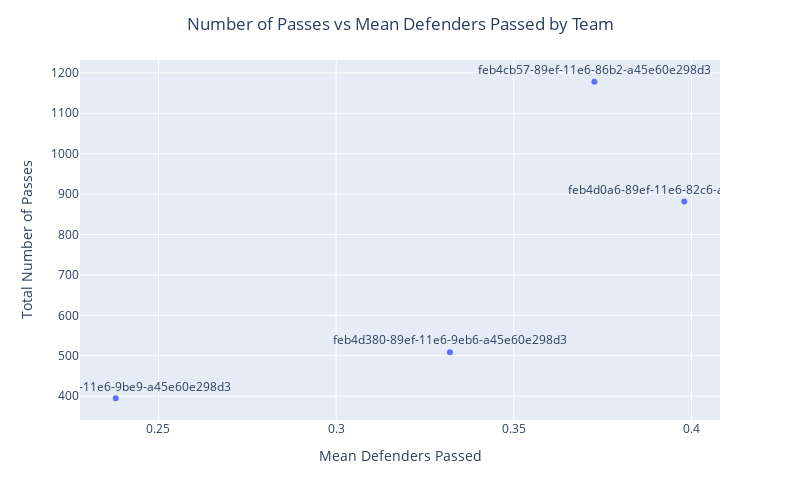

The notebook cell saved with this chart:
### Code cell
fig = px.scatter(x = means_team.values, y = num_passes_team.values, text = sums_team.index)
fig.update_layout(width=800, height=500,  
                  title='Number of Passes vs Mean Defenders Passed by Team', title_x=0.5,
                  xaxis_title="Mean Defenders Passed", yaxis_title='Total Number of Passes') #template='plotly_dark',
fig.update_traces(textposition='top center')
#fig.update_traces(textfont_size=11, marker=dict(size=10), textposition=improve_text_position(df['reb']))
fig.show()

### Figure 1 — Plotly figure (JSON) as saved in the notebook; plotly's stock layout.template omitted (floating-point values rounded to 4 significant figures)
{"data": [{"hovertemplate": "x=%{x}<br>y=%{y}<br>text=%{text}<extra></extra>", "legendgroup": "", "marker": {"color": "#636efa", "symbol": "circle"}, "mode": "markers+text", "name": "", "orientation": "v", "showlegend": false, "text": ["feb4cb57-89ef-11e6-86b2-a45e60e298d3", "feb4cf33-89ef-11e6-9be9-a45e60e298d3", "feb4d0a6-89ef-11e6-82c6-a45e60e298d3", "feb4d380-89ef-11e6-9eb6-a45e60e298d3"], "textposition": "top center", "type": "scatter", "x": [0.3727, 0.238, 0.398, 0.332], "xaxis": "x", "y": [1178, 395, 882, 509], "yaxis": "y"}], "layout": {"height": 500, "legend": {"tracegroupgap": 0}, "margin": {"t": 60}, "title": {"text": "Number of Passes vs Mean Defenders Passed by Team", "x": 0.5}, "width": 800, "xaxis": {"anchor": "y", "domain": [0, 1], "title": {"text": "Mean Defenders Passed"}}, "yaxis": {"anchor": "x", "domain": [0, 1], "title": {"text": "Total Number of Passes"}}}}
